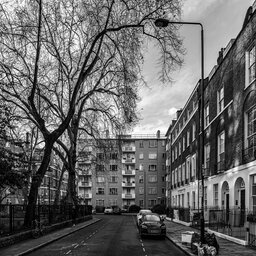
#> input picture section 6/image.jpg, 256 x 256 px
$ python main.py
#> lines starting #> are read from the running program, lines starting #| are printed output that depends on the picture
import cv2
import numpy as np
#loading the image
image = cv2.imread("image.jpg", cv2.IMREAD_GRAYSCALE)
#> image is the input picture: shape (256, 256); min 0, max 255, mean 102.7
#do zero padding to the image
image = cv2.copyMakeBorder(image,1,1,1,1,cv2.BORDER_CONSTANT,value=0)
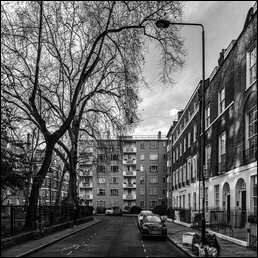
#> image: shape (258, 258); min 0, max 255, mean 101.1
# Defining Sobel kernels
sobel_kernel_x = np.array([[-1, 0, 1], [-2, 0, 2], [-1, 0, 1]])
sobel_kernel_y = np.array([[-1, -2, -1], [0, 0, 0], [1, 2, 1]])
# Get image height and width
height, width = image.shape
#> height = 258; width = 258
# Initialize output arrays
sobel_x = np.zeros((height, width), dtype=np.float32)
sobel_y = np.zeros((height, width), dtype=np.float32)

# Perform convolution with Sobel kernels
for i in range(1, height - 1):
    for j in range(1, width - 1):
        sobel_x[i-1, j-1] = np.sum(image[i - 1:i + 2, j - 1:j + 2] * sobel_kernel_x)
        sobel_y[i-1, j-1] = np.sum(image[i - 1:i + 2, j - 1:j + 2] * sobel_kernel_y)
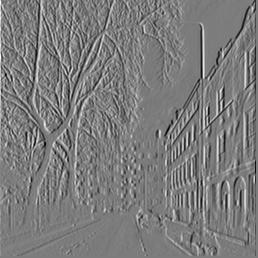
#> sobel_x: shape (258, 258) float32; min -840, max 884, mean -0.1; drawn with min black and max white
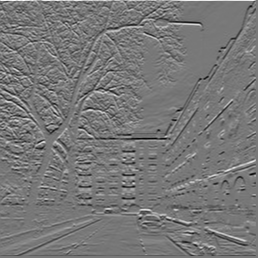
#> sobel_y: shape (258, 258) float32; min -822, max 921, mean -1.7; drawn with min black and max white

output = np.sqrt(sobel_x ** 2 + sobel_y ** 2)
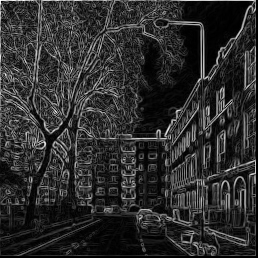
#> output: shape (258, 258) float32; min 0, max 956.1, mean 171.1; drawn with min black and max white
cv2.imwrite("image_sobel.jpg",output)
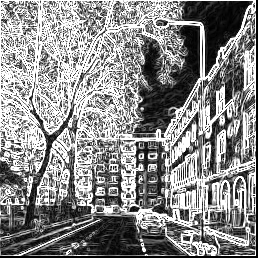
#> saved as image_sobel.jpg: shape (258, 258); min 0, max 255, mean 137.8
